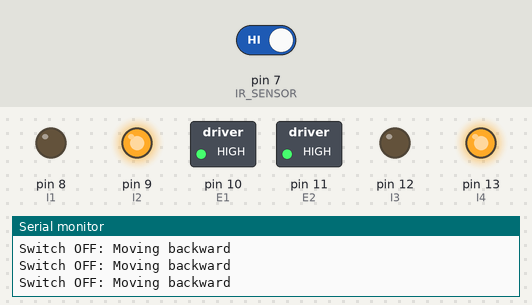
The sketch below on a simulated Arduino Uno, built with avr-gcc and run on an emulated ATmega328P. On the bench: switched loads named in the sketch (green lamp = pin HIGH), output pins drawn as LEDs (lit = HIGH), the last lines printed to the serial monitor. Inputs (shaded band) come from the test bench; at power-on: pin 7 (IR_SENSOR) HIGH.

Above: at 1.2 s.
1.3 s: pin 7 (IR_SENSOR) driven LOW
At 2.2 s:
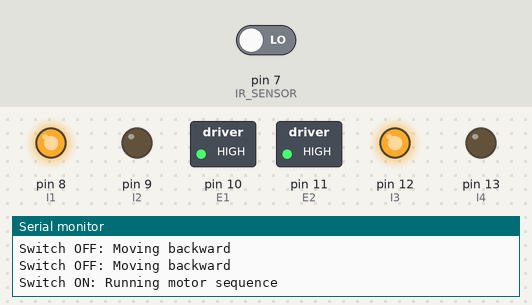
At 5.1 s:
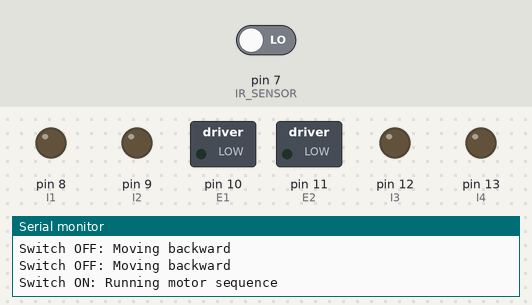
Timing chart, 0 to 10.8 s (numbered marks = the images above; inputs shaded):
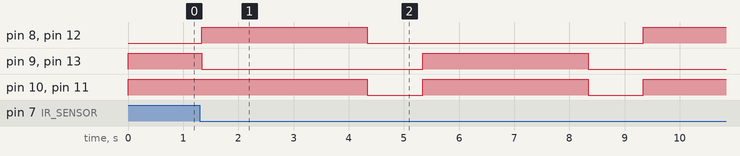

The sketch:

moving_fnb_anger.ino
```cpp
// Pin definitions for motors
#define E1 10  // Enable Pin for motor 1
#define E2 11  // Enable Pin for motor 2
#define I1 8   // Control pin 1 for motor 1
#define I2 9   // Control pin 2 for motor 1
#define I3 12  // Control pin 1 for motor 2
#define I4 13  // Control pin 2 for motor 2
#define IR_SENSOR 7 // Pin for the push button (switch)

// Define motor speed (PWM range 0-255)
int motorSpeed = 255;  // Maximum speed (high speed)

// Define time intervals (in milliseconds)
unsigned long forwardTime = 3000;  // 3 seconds forward
unsigned long stopTime = 1000;     // 1 second stop
unsigned long backwardTime = 3000; // 3 seconds backward

void setup() {
  // Initialize motor control pins as output
  pinMode(E1, OUTPUT);
  pinMode(E2, OUTPUT);
  pinMode(I1, OUTPUT);
  pinMode(I2, OUTPUT);
  pinMode(I3, OUTPUT);
  pinMode(I4, OUTPUT);

  // Initialize the button pin as input with pull-up resistor
  pinMode(IR_SENSOR, INPUT_PULLUP);

  // Enable motors by setting Enable pins high
  digitalWrite(E1, HIGH);  // Motor 1 enabled
  digitalWrite(E2, HIGH);  // Motor 2 enabled

  // Start Serial Communication for output
  Serial.begin(9600);
  Serial.println("Motor Control with Push Button Started!");
}

void loop() {
  // Read the button state
  int buttonState = digitalRead(IR_SENSOR);

  // If the switch is ON (LOW), run the usual motor sequence
  if (buttonState == LOW) {
    Serial.println("Switch ON: Running motor sequence");

    moveForward();
    delay(forwardTime); // Move forward for the specified time

    stopMotors();
    delay(stopTime); // Pause for 1 second

    moveBackward();
    delay(backwardTime); // Move backward for the specified time

    stopMotors();
    delay(stopTime); // Pause for 1 second
  }
  // If the switch is OFF (HIGH), move backward continuously
  else {
    Serial.println("Switch OFF: Moving backward");
    moveBackward();
  }
}

// Function to move motors forward
void moveForward() {
  digitalWrite(I1, HIGH);
  digitalWrite(I2, LOW);
  digitalWrite(I3, HIGH);
  digitalWrite(I4, LOW);
  analogWrite(E1, motorSpeed);
  analogWrite(E2, motorSpeed);
}

// Function to move motors backward
void moveBackward() {
  digitalWrite(I1, LOW);
  digitalWrite(I2, HIGH);
  digitalWrite(I3, LOW);
  digitalWrite(I4, HIGH);
  analogWrite(E1, motorSpeed);
  analogWrite(E2, motorSpeed);
}

// Function to stop the motors
void stopMotors() {
  digitalWrite(I1, LOW);
  digitalWrite(I2, LOW);
  digitalWrite(I3, LOW);
  digitalWrite(I4, LOW);
  analogWrite(E1, 0); // Stop Motor 1
  analogWrite(E2, 0); // Stop Motor 2
}
```

Measured:
- after the input at 1.3 s, pin 8 (I1), pin 12 (I3): LOW → HIGH at once, → LOW 3.0 s later, → HIGH 5.0 s later; pin 9 (I2), pin 13 (I4): HIGH → LOW at once, → HIGH 4.0 s later, → LOW 3.0 s later; pin 10 (E1), pin 11 (E2): alternates HIGH for 3.0 s and LOW for 1.0 s, starting after 3.0 s
